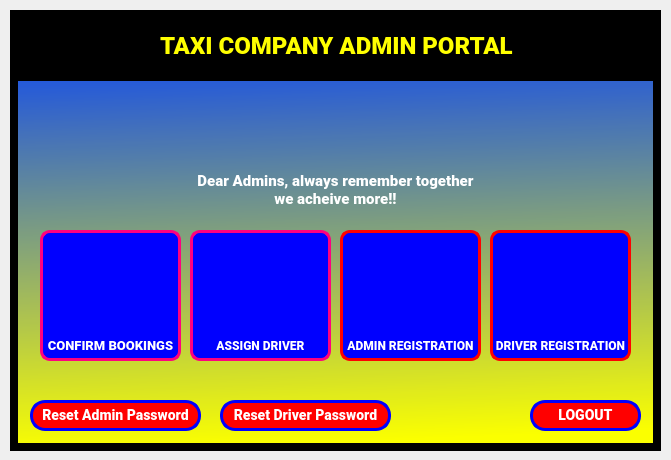
<?xml version="1.0" encoding="UTF-8"?>
<ui version="4.0">
 <class>adminPortal_Dialog</class>
 <widget class="QDialog" name="adminPortal_Dialog">
  <property name="geometry">
   <rect>
    <x>0</x>
    <y>0</y>
    <width>671</width>
    <height>460</height>
   </rect>
  </property>
  <property name="windowTitle">
   <string>Dialog</string>
  </property>
  <widget class="QWidget" name="customerServices" native="true">
   <property name="geometry">
    <rect>
     <x>10</x>
     <y>10</y>
     <width>651</width>
     <height>441</height>
    </rect>
   </property>
   <property name="styleSheet">
    <string notr="true">border: 8px solid black;
background-color:qlineargradient(spread:pad, x1:0.0511364, y1:1, x2:0, y2:0, stop:0 rgba(251, 255, 0, 255), stop:0.98 rgba(0, 61, 255, 255), stop:1 rgba(0, 0, 0, 0));
</string>
   </property>
   <widget class="QLabel" name="tServices_txt">
    <property name="geometry">
     <rect>
      <x>150</x>
      <y>10</y>
      <width>391</width>
      <height>51</height>
     </rect>
    </property>
    <property name="styleSheet">
     <string notr="true">font-family: Roboto;
font-style: normal;
font-weight: 900;
font-size: 24px;
border: none;
background-color: none;
color: yellow;
</string>
    </property>
    <property name="text">
     <string>TAXI COMPANY ADMIN PORTAL</string>
    </property>
   </widget>
   <widget class="QPushButton" name="logoutBtn">
    <property name="geometry">
     <rect>
      <x>520</x>
      <y>390</y>
      <width>111</width>
      <height>31</height>
     </rect>
    </property>
    <property name="styleSheet">
     <string notr="true">background: red;
border: 3px solid blue;
box-sizing: border-box;
border-radius: 15px;
font-family: Roboto;
font-style: normal;
font-weight: 900;
font-size: 14px;
text-align: center;
color: white;</string>
    </property>
    <property name="text">
     <string>LOGOUT</string>
    </property>
   </widget>
   <widget class="QPushButton" name="confirmBookingBtn">
    <property name="geometry">
     <rect>
      <x>30</x>
      <y>220</y>
      <width>141</width>
      <height>131</height>
     </rect>
    </property>
    <property name="styleSheet">
     <string notr="true">background: blue;
border: 3px solid rgb(255, 0, 127);
box-sizing: border-box;
border-radius: 10px;
font-family: Roboto;
font-style: normal;
font-weight: 900;
font-size: 13px;
text-align: center;
color: white;
padding-top: 100px;</string>
    </property>
    <property name="text">
     <string>CONFIRM BOOKINGS</string>
    </property>
   </widget>
   <widget class="QLabel" name="adminServices">
    <property name="geometry">
     <rect>
      <x>0</x>
      <y>0</y>
      <width>651</width>
      <height>71</height>
     </rect>
    </property>
    <property name="styleSheet">
     <string notr="true">background-color: black;
border-bottom: 2px solid black;</string>
    </property>
    <property name="text">
     <string/>
    </property>
   </widget>
   <widget class="QPushButton" name="adminRegisterBtn">
    <property name="geometry">
     <rect>
      <x>330</x>
      <y>220</y>
      <width>141</width>
      <height>131</height>
     </rect>
    </property>
    <property name="styleSheet">
     <string notr="true">background: blue;
border: 3px solid red;
box-sizing: border-box;
border-radius: 10px;
font-family: Roboto;
font-style: normal;
font-weight: 900;
font-size: 11.5px;
text-align: center;
color: white;
padding-top: 100px;</string>
    </property>
    <property name="text">
     <string>ADMIN REGISTRATION</string>
    </property>
   </widget>
   <widget class="QPushButton" name="driverRegisterBtn">
    <property name="geometry">
     <rect>
      <x>480</x>
      <y>220</y>
      <width>141</width>
      <height>131</height>
     </rect>
    </property>
    <property name="styleSheet">
     <string notr="true">background: blue;
border: 3px solid red;
box-sizing: border-box;
border-radius: 10px;
font-family: Roboto;
font-style: normal;
font-weight: 900;
font-size: 11.5px;
text-align: center;
color: white;
padding-top: 100px;</string>
    </property>
    <property name="text">
     <string>DRIVER REGISTRATION</string>
    </property>
   </widget>
   <widget class="QPushButton" name="adminForgotPasswordbtn">
    <property name="geometry">
     <rect>
      <x>20</x>
      <y>390</y>
      <width>171</width>
      <height>31</height>
     </rect>
    </property>
    <property name="styleSheet">
     <string notr="true">background: red;
border: 3px solid blue;
box-sizing: border-box;
border-radius: 15px;
font-family: Roboto;
font-style: normal;
font-weight: 900;
font-size: 14px;
text-align: center;
color: white;</string>
    </property>
    <property name="text">
     <string>Reset Admin Password</string>
    </property>
   </widget>
   <widget class="QPushButton" name="driverForgotPasswordbtn">
    <property name="geometry">
     <rect>
      <x>210</x>
      <y>390</y>
      <width>171</width>
      <height>31</height>
     </rect>
    </property>
    <property name="styleSheet">
     <string notr="true">background: red;
border: 3px solid blue;
box-sizing: border-box;
border-radius: 15px;
font-family: Roboto;
font-style: normal;
font-weight: 900;
font-size: 14px;
text-align: center;
color: white;</string>
    </property>
    <property name="text">
     <string>Reset Driver Password</string>
    </property>
   </widget>
   <widget class="QLabel" name="assignDriverIcon">
    <property name="geometry">
     <rect>
      <x>200</x>
      <y>230</y>
      <width>101</width>
      <height>81</height>
     </rect>
    </property>
    <property name="styleSheet">
     <string notr="true">background-color: none;
border: none;</string>
    </property>
    <property name="text">
     <string/>
    </property>
    <property name="pixmap">
     <pixmap>../Sketch imgs/assignDriver.png</pixmap>
    </property>
    <property name="scaledContents">
     <bool>true</bool>
    </property>
   </widget>
   <widget class="QLabel" name="confirmBookingIcon">
    <property name="geometry">
     <rect>
      <x>50</x>
      <y>230</y>
      <width>101</width>
      <height>91</height>
     </rect>
    </property>
    <property name="styleSheet">
     <string notr="true">background-color: none;
border: none;</string>
    </property>
    <property name="text">
     <string/>
    </property>
    <property name="pixmap">
     <pixmap>../Junk/create.png</pixmap>
    </property>
    <property name="scaledContents">
     <bool>true</bool>
    </property>
   </widget>
   <widget class="QPushButton" name="assignDriverBtn">
    <property name="geometry">
     <rect>
      <x>180</x>
      <y>220</y>
      <width>141</width>
      <height>131</height>
     </rect>
    </property>
    <property name="styleSheet">
     <string notr="true">background: blue;
border: 3px solid rgb(255, 0, 127);
box-sizing: border-box;
border-radius: 10px;
font-family: Roboto;
font-style: normal;
font-weight: 900;
font-size: 12px;
text-align: center;
color: white;
padding-top: 100px;</string>
    </property>
    <property name="text">
     <string>ASSIGN DRIVER</string>
    </property>
   </widget>
   <widget class="QLabel" name="aRegisterIcon">
    <property name="geometry">
     <rect>
      <x>360</x>
      <y>230</y>
      <width>91</width>
      <height>71</height>
     </rect>
    </property>
    <property name="styleSheet">
     <string notr="true">background-color: none;
border: none;</string>
    </property>
    <property name="text">
     <string/>
    </property>
    <property name="pixmap">
     <pixmap>../Sketch imgs/adminRegister.png</pixmap>
    </property>
    <property name="scaledContents">
     <bool>true</bool>
    </property>
   </widget>
   <widget class="QLabel" name="dRegisterIcon">
    <property name="geometry">
     <rect>
      <x>500</x>
      <y>230</y>
      <width>111</width>
      <height>81</height>
     </rect>
    </property>
    <property name="styleSheet">
     <string notr="true">background-color: none;
border: none;</string>
    </property>
    <property name="text">
     <string/>
    </property>
    <property name="pixmap">
     <pixmap>../Sketch imgs/driverRegister.png</pixmap>
    </property>
    <property name="scaledContents">
     <bool>true</bool>
    </property>
   </widget>
   <widget class="QLabel" name="welcome">
    <property name="geometry">
     <rect>
      <x>230</x>
      <y>80</y>
      <width>201</width>
      <height>81</height>
     </rect>
    </property>
    <property name="styleSheet">
     <string notr="true">background-color: none;
border: none;</string>
    </property>
    <property name="text">
     <string/>
    </property>
    <property name="pixmap">
     <pixmap>../Sketch imgs/welcomeAdmin.png</pixmap>
    </property>
    <property name="scaledContents">
     <bool>true</bool>
    </property>
   </widget>
   <widget class="QLabel" name="logo">
    <property name="geometry">
     <rect>
      <x>40</x>
      <y>10</y>
      <width>61</width>
      <height>51</height>
     </rect>
    </property>
    <property name="cursor">
     <cursorShape>UpArrowCursor</cursorShape>
    </property>
    <property name="styleSheet">
     <string notr="true">background-color: none;
border: none;</string>
    </property>
    <property name="text">
     <string/>
    </property>
    <property name="pixmap">
     <pixmap>../Sketch imgs/official-taxi-logo.png</pixmap>
    </property>
    <property name="scaledContents">
     <bool>true</bool>
    </property>
   </widget>
   <widget class="QLabel" name="slogan">
    <property name="geometry">
     <rect>
      <x>160</x>
      <y>160</y>
      <width>331</width>
      <height>41</height>
     </rect>
    </property>
    <property name="styleSheet">
     <string notr="true">font-family: Roboto;
font-style: normal;
font-weight: 900;
font-size: 14px;
text-align: center;
border: none;
color: white;
background-color:none;</string>
    </property>
    <property name="text">
     <string>&lt;html&gt;&lt;head/&gt;&lt;body&gt;&lt;p align=&quot;center&quot;&gt;&lt;span style=&quot; font-size:11pt;&quot;&gt;Dear Admins, always remember together &lt;br&gt;we acheive more!!&lt;/span&gt;&lt;/p&gt;&lt;/body&gt;&lt;/html&gt;</string>
    </property>
   </widget>
   <zorder>assignDriverBtn</zorder>
   <zorder>adminServices</zorder>
   <zorder>logoutBtn</zorder>
   <zorder>confirmBookingBtn</zorder>
   <zorder>tServices_txt</zorder>
   <zorder>adminRegisterBtn</zorder>
   <zorder>driverRegisterBtn</zorder>
   <zorder>adminForgotPasswordbtn</zorder>
   <zorder>driverForgotPasswordbtn</zorder>
   <zorder>assignDriverIcon</zorder>
   <zorder>confirmBookingIcon</zorder>
   <zorder>aRegisterIcon</zorder>
   <zorder>dRegisterIcon</zorder>
   <zorder>welcome</zorder>
   <zorder>logo</zorder>
   <zorder>slogan</zorder>
  </widget>
 </widget>
 <resources/>
 <connections/>
</ui>
